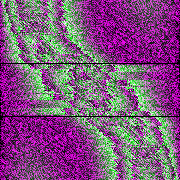
#> input picture texture_creation/machined_0.png, 180 x 180 px
$ python blur_texture.py   (older library calls are emulated)
#> lines starting #> are read from the running program, lines starting #| are printed output that depends on the picture; pictures that were not available may be replaced by others from this repository, and a replacement may not be noted
# -----------------------------------------------------------------------------#
#                                IMPORTS                                       #
# -----------------------------------------------------------------------------#
import numpy as np
from colorutils import Color
import math
from PIL import Image
from PIL import ImageFilter


# -----------------------------------------------------------------------------#
#                                 DEFINES                                      #
# -----------------------------------------------------------------------------#


# -----------------------------------------------------------------------------#
#                                 CLASSES                                      #
# -----------------------------------------------------------------------------#


# -----------------------------------------------------------------------------#
#                                FUNCTIONS                                     #
# -----------------------------------------------------------------------------#


# -----------------------------------------------------------------------------#
#                                   MAIN                                       #
# -----------------------------------------------------------------------------#
if __name__ == "__main__":
    ## Upsampling this will inadvertantly blur the output image, so avoid doing that
    ## Gaussian blur seems a bit extreme
    ## Custom window slider is...


    im = Image.open("machined_0.png")
#> im is the input picture: PIL image 180x180 RGB; mean R, G, B 126.3, 84.1, 126.3
    test_im = Image.open("Blue_Marble_002_NORM.png")
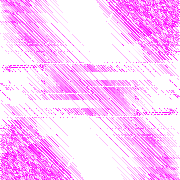
#> input picture texture_creation/diffusehole_3.png, 180 x 180 px, given in place of Blue_Marble_002_NORM.png, which was not available
#> test_im is the input picture: PIL image 180x180 RGB; mean R, G, B 255, 203.1, 255

    test_im = Image.fromarray(np.array(test_im)- 50)
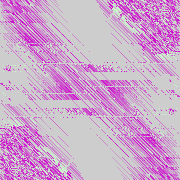
#> test_im: PIL image 180x180 RGB; mean R, G, B 205, 167.8, 205
    # [15 lines of commented-out code are left out]

    out_im = im.filter(ImageFilter.GaussianBlur(radius=1))
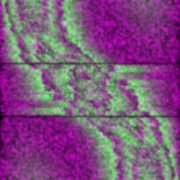
#> out_im: PIL image 180x180 RGB; mean R, G, B 125.8, 83.6, 125.8


    # new_size = (1000,1000)
    # out_im = im.resize(new_size)
    # out_im = Image.fromarray(out_img)
    out_im.save("blurred_texture.png")

    test_im.save("new_text.png")
